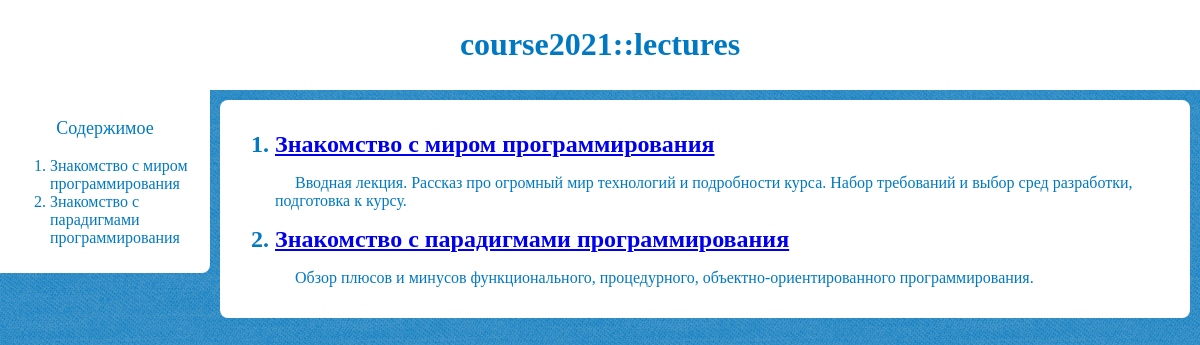
The app's page /, older data.
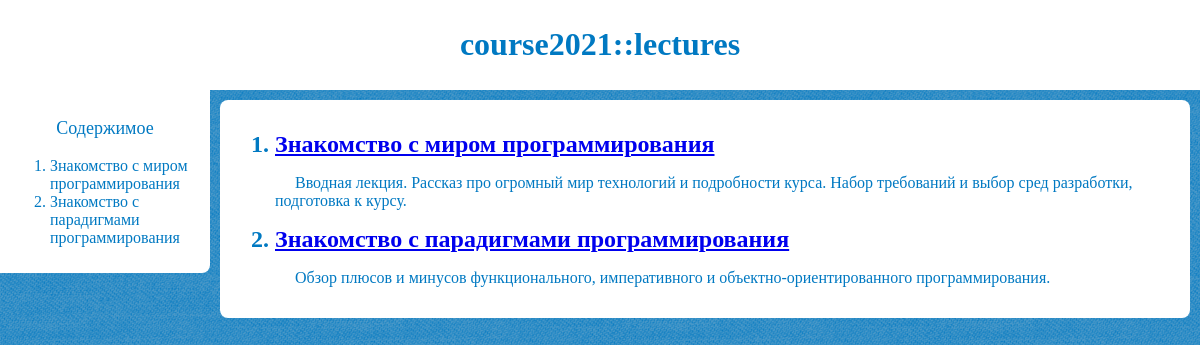
The same page, newer data.
### lectures/models.py (models this page shows, shortened)
class Lecture(models.Model):
    STATUS_CHOICES = (('writing', 'В процессе'),
                      ('to_review', 'Требует проверки'),
                      ('opened', 'Открыта'),
                      )
    title = models.CharField(max_length=100)
    slug = models.SlugField(max_length=120)
    desc = models.TextField(max_length=250)
    status = models.CharField(max_length=9,
                              choices=STATUS_CHOICES,
                              default='writing')
    publish = models.DateTimeField(default=timezone.now)
    objects = models.Manager()
    opened = OpenedLectures()
    def get_absolute_url(self):
        return reverse('lectures:show_lecture', args=[self.slug])
    class Meta:
        ordering = ('publish',)
        db_table = 'lectures'

### lectures/views.py (the view)
# urls.py: path('', views.show_list, name='show_list'),
def show_list(request):
    lectures = Lecture.opened.all()
    return render(request, 'lectures/list.html', {'lecs': lectures})

### lectures/models.py (called while the page is built)
    def get_queryset(self):
        return super(OpenedLectures, self).get_queryset().filter(status='opened')

### lectures/templates/lectures/list.html (shortened to what this page needs)
{% extends "base.html" %}
{% block h1_header %}lectures{% endblock %}
{% block aside %}
    <aside>
        <p class="aside-header">Содержимое</p>
        <ol>
        {% for lec in lecs %}
            {% if lec.status == "opened" %}
                <li><a href="#{{ lec.slug }}">{{ lec.title }}</a></li>
            {% endif %}
        {% endfor %}
        </ol>
    </aside>
{% endblock %}
{% block content %}
    <article><ol>
    {% for lec in lecs %}
        {% if lec.status == "opened" %}
            <section>
                <h2 class="first last" id="{{ lec.slug }}"><li><a href="{{ lec.get_absolute_url }}">{{ lec.title }}</a></li></h2>
                <p>{{ lec.desc }}</p>
            </section>
        {% endif %}
    {% endfor %}
    </ol></article>
{% endblock %}

Row changes from the older to the newer data that the page shows:
changed Lecture "Знакомство с парадигмами программирования": desc "Обзор плюсов и минусов функционального, процедурного, объектно-ориентированного программирования." → "Обзор плюсов и минусов функционального, императивного и объектно-ориентированного программирования."
